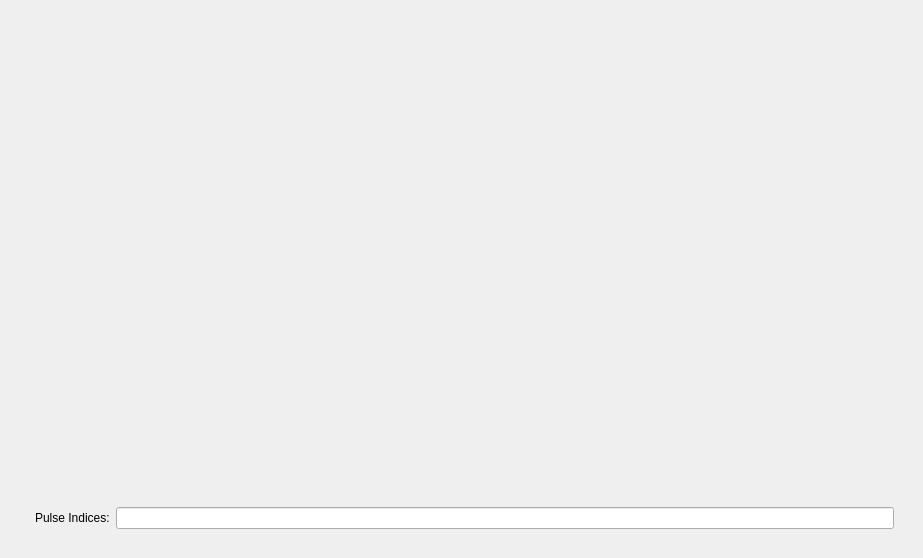
<?xml version="1.0" encoding="UTF-8"?>
<ui version="4.0">
 <class>Form</class>
 <widget class="QWidget" name="Form">
  <property name="geometry">
   <rect>
    <x>0</x>
    <y>0</y>
    <width>923</width>
    <height>558</height>
   </rect>
  </property>
  <property name="windowTitle">
   <string>Form</string>
  </property>
  <layout class="QHBoxLayout" name="horizontalLayout">
   <item>
    <widget class="QWidget" name="plot1_container" native="true"/>
   </item>
   <item>
    <widget class="QWidget" name="plot2_container" native="true">
     <layout class="QVBoxLayout" name="verticalLayout_3">
      <item>
       <widget class="QWidget" name="plot2" native="true"/>
      </item>
      <item>
       <widget class="QWidget" name="plot2_controls" native="true">
        <property name="sizePolicy">
         <sizepolicy hsizetype="Preferred" vsizetype="Maximum">
          <horstretch>0</horstretch>
          <verstretch>0</verstretch>
         </sizepolicy>
        </property>
        <layout class="QGridLayout" name="gridLayout_2">
         <item row="0" column="2">
          <widget class="QLineEdit" name="le_pulse_index"/>
         </item>
         <item row="0" column="0">
          <widget class="QLabel" name="label_4">
           <property name="text">
            <string>Pulse Indices:</string>
           </property>
          </widget>
         </item>
        </layout>
       </widget>
      </item>
     </layout>
    </widget>
   </item>
  </layout>
 </widget>
 <resources/>
 <connections/>
</ui>
